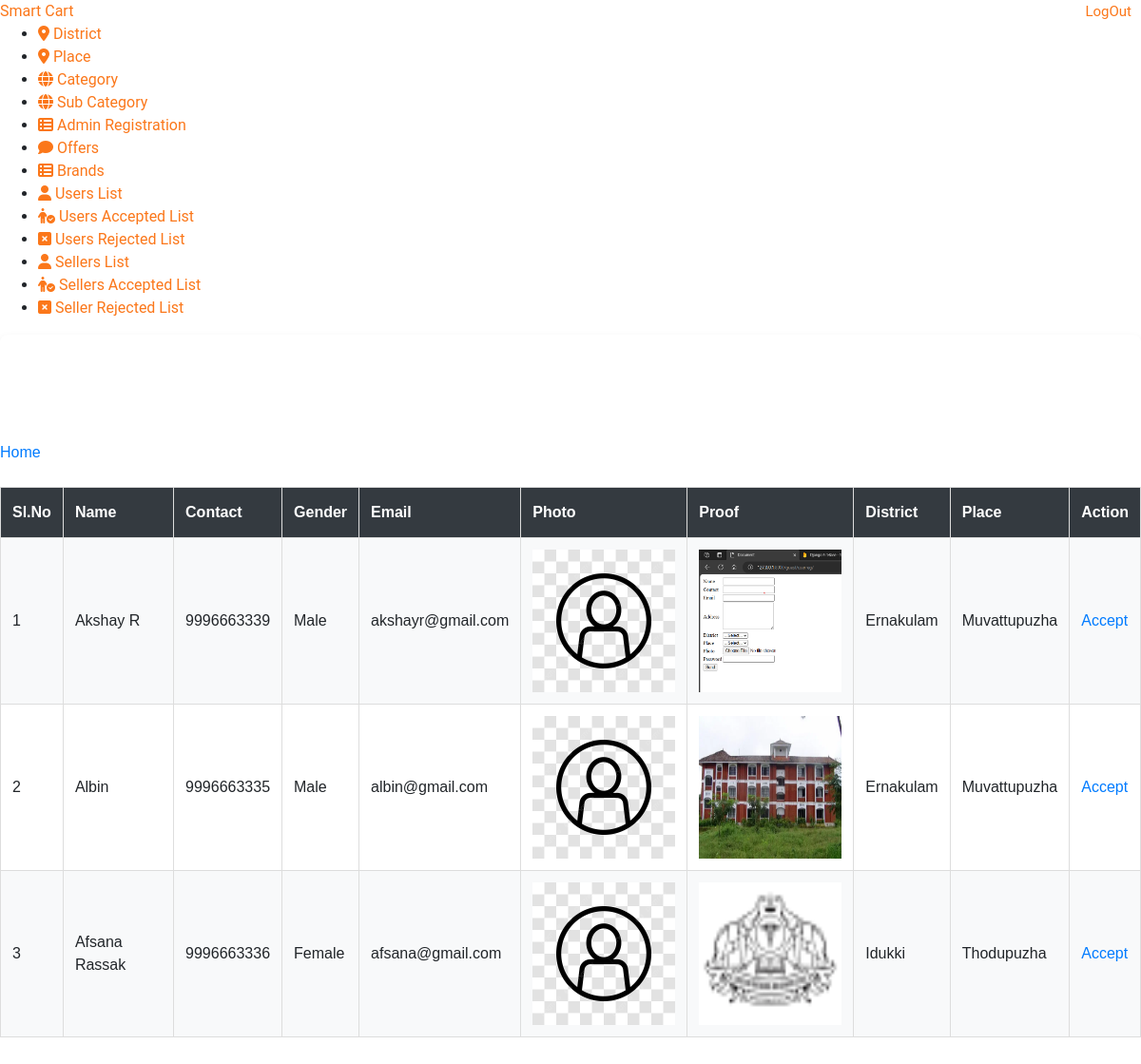
Screenshot of /Administrator/UserListRejected/ (signed in) with the database file from the repository.
### Guest/models.py (models this page shows)
class tbl_user(models.Model):
    user_name=models.CharField(max_length=50)
    user_gender=models.CharField(max_length=50)
    user_contact=models.CharField(max_length=50)
    user_email=models.CharField(max_length=50)
    user_password=models.CharField(max_length=50)
    place = models.ForeignKey(tbl_place, on_delete=models.CASCADE)
    user_photo = models.FileField(upload_to='Assets/UserPhoto/')
    user_proof = models.FileField(upload_to='Assets/UserProof/')
    user_status = models.IntegerField(default="0")

### Administrator/models.py (models this page shows)
class tbl_place(models.Model):
    place_name=models.CharField(max_length=50)
    district = models.ForeignKey(tbl_district, on_delete=models.CASCADE)

class tbl_district(models.Model):
    district_name=models.CharField(max_length=50)

### Administrator/views.py (the view)
# urls.py: path('UserListRejected/',views.userListRejected,name="userListRejected"),
def userListRejected(request):
    if 'aid' in request.session:
        userdata = tbl_user.objects.filter(user_status=2)
        return render(request,"Administrator/UserListRejected.html",{"userdata":userdata})
    else:
        return redirect("Guest:Login")

### Administrator/Templates/Administrator/UserListRejected.html (shortened to what this page needs)
{% extends 'Administrator/Header.html' %}
{% load static %}
{% block content %}
<!DOCTYPE html>
<html lang="en">
<head>
</head>
<body>
    <a href="{% url 'Administrator:LoadingHomePage' %}">Home</a><br>
    <br>
    <table border="1" align="center" cellpadding="10" width="100%">
        <tr>
            <th>Sl.No</th>
            <th>Name</th>
            <th>Contact</th>
            <th>Gender</th>
            <th>Email</th>
            <th>Photo</th>
            <th>Proof</th>
            <th>District</th>
            <th>Place</th>
            <th>Action</th>
        </tr>
        {% for i in userdata %}
        <tr>
            <td>{{forloop.counter}}</td>
            <td>{{i.user_name}}</td>
            <td>{{i.user_contact}}</td>
            <td>{{i.user_gender}}</td>
            <td>{{i.user_email}}</td>
            <td><img src="{{i.user_photo.url}}" width="150" height="150" alt=""></td>
            <td><img src="{{i.user_proof.url}}" width="150" height="150" alt=""></td>
            <td>{{i.place.district.district_name}}</td>
            <td>{{i.place.place_name}}</td>
            <td>
                <a href="{% url 'Administrator:acceptuser' i.id %}">Accept</a>
            </td>
        </tr>
        {% endfor %}
    </table>
</body>
</html>
{% endblock content %}

### Guest/static/Login/css/style.css (style rules this page uses)
body { font-family: "Roboto", sans-serif; background-color: #fff; }
a { -webkit-transition: .3s all ease; -o-transition: .3s all ease; transition: .3s all ease; }

### Guest/static/mystyle.css (style rules this page uses)
#tab td, #tab th { border: 1px solid #ddd; padding: 12px; }
#tab a { color: #007bff; text-decoration: none; font-weight: 500; }
#tab tr:nth-child(even) { background-color: #f8f9fa; }
#tab th { padding: 14px 12px; text-align: left; background-color: #343a40; color: white; font-weight: 600; }

### rows the page displays
tbl_user: user_name "Akshay R", user_contact "9996663339", user_gender "Male", user_email "akshayr@gmail.com", user_photo (picture), user_proof (picture), place.district.district_name "Ernakulam", place.place_name "Muvattupuzha"
tbl_user: user_name "Albin", user_contact "9996663335", user_gender "Male", user_email "albin@gmail.com", user_photo (picture), user_proof (picture), place.district.district_name "Ernakulam", place.place_name "Muvattupuzha"
tbl_user: user_name "Afsana Rassak", user_contact "9996663336", user_gender "Female", user_email "afsana@gmail.com", user_photo (picture), user_proof (picture), place.district.district_name "Idukki", place.place_name "Thodupuzha"
